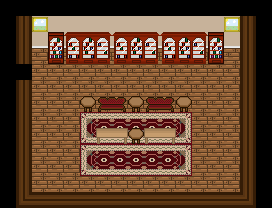

This game map was drawn from its Tiled (.tmx) file and the tilesets committed beside it. A one-line description and the trimmed map source follow:
An orthogonal 17x13 tile map with 16x16 px tiles, 4 tile layers (floor, wall, object, tables), 5 hidden layers not drawn, 5 tilesets.

<map version="1.0" orientation="orthogonal" renderorder="right-down" width="17" height="13" tilewidth="16" tileheight="16">
 <tileset firstgid="1" name="firstanduppertileset" tilewidth="16" tileheight="16">
  <image source="../tiles/firstanduppertileset.png" width="200" height="200" />
 </tileset>
 <tileset firstgid="145" name="collision" tilewidth="16" tileheight="16">
  <image source="../tiles/other/collision.png" width="16" height="16" />
 </tileset>
 <tileset firstgid="146" name="lighting" tilewidth="16" tileheight="16">
  <image source="../tiles/other/lighting.png" width="16" height="16" />
 </tileset>
 <tileset firstgid="147" name="characters" tilewidth="16" tileheight="16">
  <image source="../tiles/other/characters.png" width="80" height="32" />
 </tileset>
 <tileset firstgid="157" name="other" tilewidth="16" tileheight="16">
  <image source="../tiles/other/other.png" width="64" height="16" />
 </tileset>
 <layer name="floor" width="17" height="13">
  <data>[221 cells, 178 non-empty, 1 distinct tile ids]</data>
 </layer>
 <layer name="wall" width="17" height="13">
  <data>[221 cells, 62 non-empty, 6 distinct tile ids]</data>
 </layer>
 <layer name="object" width="17" height="13">
  <data>[221 cells, 61 non-empty, 19 distinct tile ids]</data>
 </layer>
 <layer name="tables" width="17" height="13">
  <data>[221 cells, 5 non-empty, 3 distinct tile ids]</data>
 </layer>
 <layer name="collsion" width="17" height="13" visible="0">
  <data>[221 cells, 71 non-empty, 1 distinct tile ids]</data>
 </layer>
 <layer name="lighting" width="17" height="13" visible="0">
  <data>[221 cells, 56 non-empty, 1 distinct tile ids]</data>
 </layer>
 <layer name="characters" width="17" height="13" visible="0">
  <data>[221 cells, 1 non-empty, 1 distinct tile ids]</data>
 </layer>
 <layer name="puzzle" width="17" height="13" visible="0">
  <data>[221 cells, 0 non-empty, 0 distinct tile ids]</data>
 </layer>
 <layer name="other" width="17" height="13" visible="0">
  <data>[221 cells, 14 non-empty, 3 distinct tile ids]</data>
 </layer>
</map>